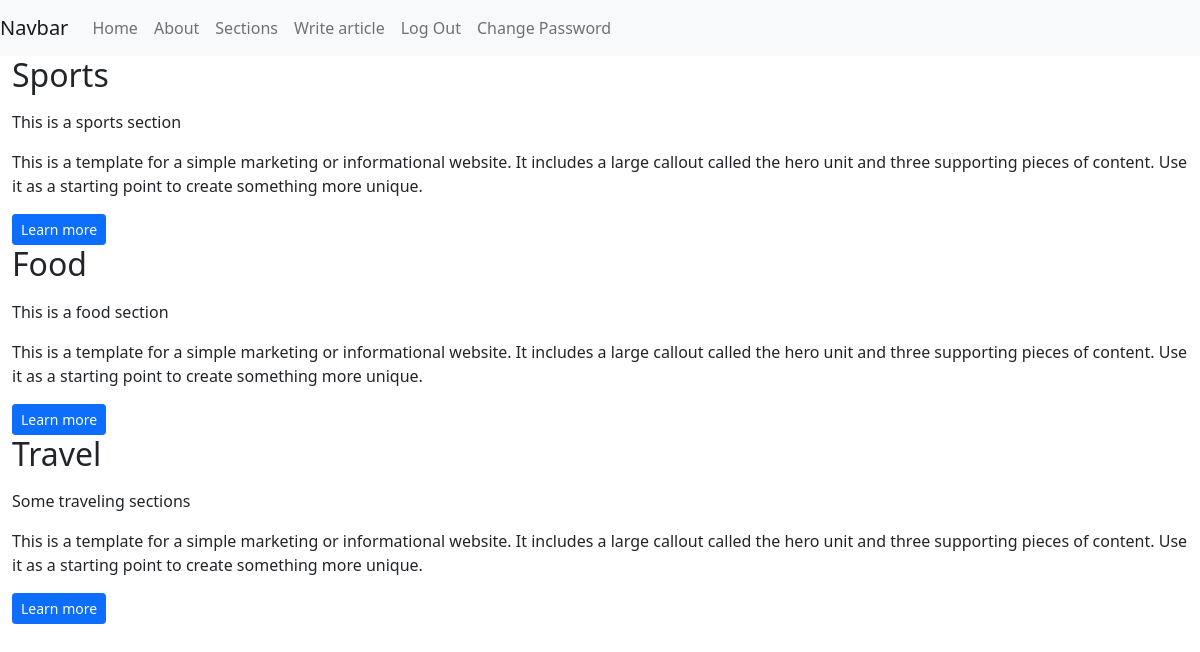
/articles/ (signed in), run on the app's committed database.
### articles/models.py (models this page shows, shortened)
class Section(models.Model):
    description=models.TextField()
    name=models.CharField(max_length=128)

### articles/views.py (the view)
# urls.py: path('',ArticleListView.as_view(),name='article_list'),
class ArticleListView(ListView):
    template_name='articles/list.html'
    model=Section

### templates/articles/list.html
{% extends "base.html" %}
{% block content %}
{% for ob in object_list %}
<div class="container-fluid">
	<div class="row" >
			<div class="section">
				<h2>
					{{ob.name}}
				</h2>
				<p>
                    <p>{{ob.description}}</p>
					This is a template for a simple marketing or informational website. It includes a large callout called the hero unit and three supporting pieces of content. Use it as a starting point to create something more unique.
				</p>
					<div>
						<a class="btn btn-primary btn-sm"  href="{% url 'section_list' ob.name  %}">Learn more</a>
					</div>
			</div>
		</div>
	</div>
{% endfor %}
{% endblock %}

### data on the page
Section: name "Sports", description "This is a sports section"
Section: name "Food", description "This is a food section"
Section: name "Travel", description "Some traveling sections"
